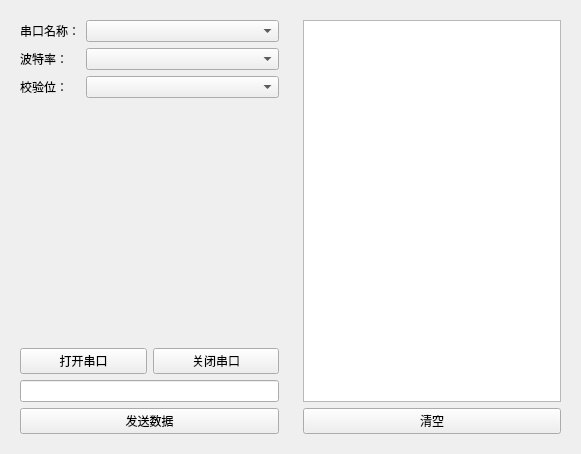
<?xml version="1.0" encoding="UTF-8"?>
<ui version="4.0">
 <class>Form</class>
 <widget class="QWidget" name="Form">
  <property name="geometry">
   <rect>
    <x>0</x>
    <y>0</y>
    <width>581</width>
    <height>454</height>
   </rect>
  </property>
  <property name="windowTitle">
   <string>Form</string>
  </property>
  <layout class="QHBoxLayout" name="horizontalLayout_2">
   <item>
    <layout class="QHBoxLayout" name="horizontalLayout" stretch="50,50">
     <item>
      <widget class="QWidget" name="widget" native="true">
       <property name="styleSheet">
        <string notr="true"/>
       </property>
       <layout class="QVBoxLayout" name="verticalLayout">
        <item>
         <layout class="QFormLayout" name="formLayout">
          <item row="0" column="0">
           <widget class="QLabel" name="label">
            <property name="text">
             <string>串口名称：</string>
            </property>
           </widget>
          </item>
          <item row="0" column="1">
           <widget class="QComboBox" name="comboBox_serial_name"/>
          </item>
          <item row="1" column="0">
           <widget class="QLabel" name="label_2">
            <property name="text">
             <string>波特率：</string>
            </property>
           </widget>
          </item>
          <item row="1" column="1">
           <widget class="QComboBox" name="comboBox_baudrate"/>
          </item>
          <item row="2" column="0">
           <widget class="QLabel" name="label_3">
            <property name="text">
             <string>校验位：</string>
            </property>
           </widget>
          </item>
          <item row="2" column="1">
           <widget class="QComboBox" name="comboBox_parity"/>
          </item>
         </layout>
        </item>
        <item>
         <layout class="QHBoxLayout" name="horizontalLayout_3">
          <item>
           <widget class="QPushButton" name="pushButton_open_serial">
            <property name="text">
             <string>打开串口</string>
            </property>
           </widget>
          </item>
          <item>
           <widget class="QPushButton" name="pushButton_close_serial">
            <property name="text">
             <string>关闭串口</string>
            </property>
           </widget>
          </item>
         </layout>
        </item>
        <item>
         <widget class="QLineEdit" name="lineEdit"/>
        </item>
        <item>
         <widget class="QPushButton" name="pushButton_send_data">
          <property name="text">
           <string>发送数据</string>
          </property>
         </widget>
        </item>
       </layout>
      </widget>
     </item>
     <item>
      <widget class="QWidget" name="widget_2" native="true">
       <layout class="QVBoxLayout" name="verticalLayout_2">
        <item>
         <widget class="QTextBrowser" name="textBrowser">
          <property name="font">
           <font>
            <family>微软雅黑</family>
            <pointsize>9</pointsize>
           </font>
          </property>
         </widget>
        </item>
        <item>
         <widget class="QPushButton" name="pushButton_clear_console">
          <property name="text">
           <string>清空</string>
          </property>
         </widget>
        </item>
       </layout>
      </widget>
     </item>
    </layout>
   </item>
  </layout>
 </widget>
 <resources/>
 <connections/>
</ui>
